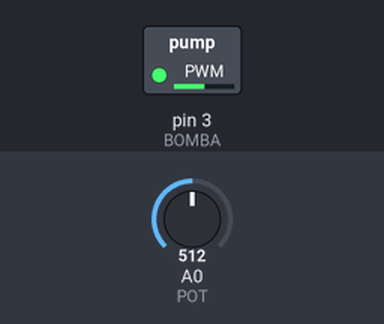
Bench run of a sketch on a simulated Arduino Uno, built with avr-gcc and run on an emulated ATmega328P. On the bench: switched loads named in the sketch (green lamp = pin HIGH). Inputs (shaded band) come from the test bench; at power-on: A0 (POT) = 512.

Above: at 1.2 s.
1.3 s: A0 (POT) set to 716
At 1.6 s:
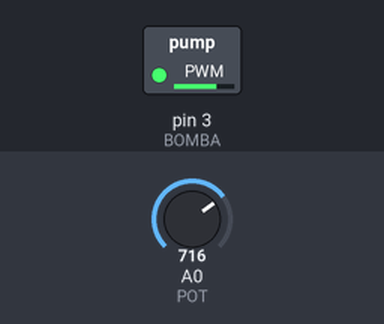
2.8 s: A0 (POT) set to 900
At 4.0 s:
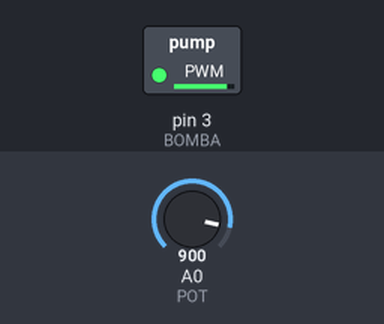
4.3 s: A0 (POT) set to 122
At 5.1 s:
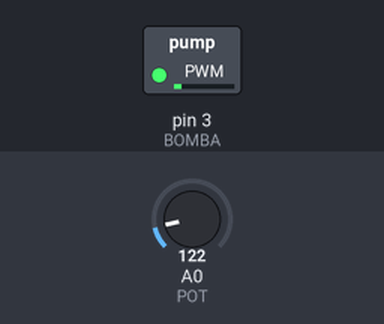
5.8 s: A0 (POT) set to 0
At 6.3 s:
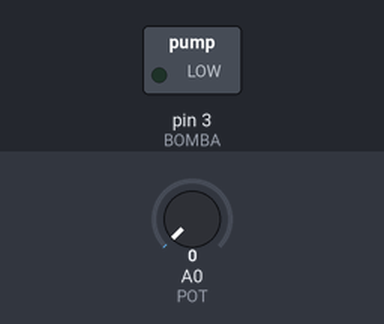
Timing chart, 0 to 8.3 s (numbered marks = the images above; inputs shaded):
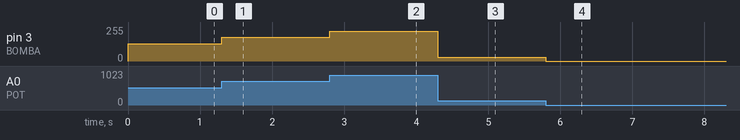

The sketch:

PWM_BOMBA.ino
```cpp
#define BOMBA 3 // PIN 13 as LED
const int POT = A0; //Potenciometro

void setup() {
  // put your setup code here, to run once:
  pinMode(BOMBA,OUTPUT);
}

void loop() {
  // put your main code here, to run repeatedly:
  analogWrite(BOMBA,analogRead(POT)/4);
}
```

Measured:
- after the input at 1.3 s, pin 3 (BOMBA): 128/255 → 179/255 at once
- after the input at 2.8 s, pin 3 (BOMBA): 179/255 → 225/255 at once
- after the input at 4.3 s, pin 3 (BOMBA): 225/255 → 30/255 at once
- after the input at 5.8 s, pin 3 (BOMBA): 30/255 → 0/255 at once
